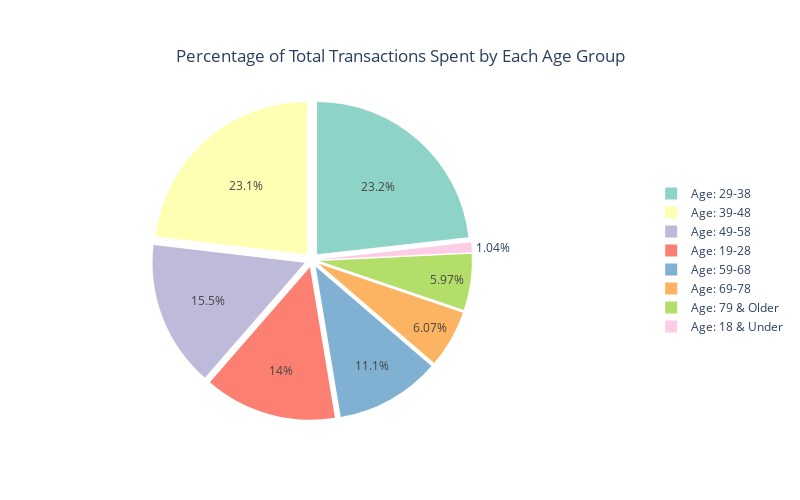

Notebook code for this chart:
### Markdown cell above
### Markdown Note: JBrooks -  visual / grpah for percentage of cc users each age group is.

### Code cell
import plotly.express as px

# Recalculate the age group counts
age_group_counts = df['age_description'].value_counts().reset_index()

# Rename columns for clarity
age_group_counts.columns = ['age_group', 'count']

# Create a pie chart using plotly.express
fig = px.pie(
    age_group_counts, 
    names='age_group', 
    values='count',  # Use 'count' since 'total_spent' is not a valid column
    title='Percentage of Total Transactions Spent by Each Age Group',
    color_discrete_sequence=px.colors.qualitative.Set3,
    height=500, width=800
)

# Add a pull parameter to "explode" the slices
fig.update_traces(pull=[0.05] * len(age_group_counts))  # Pull each slice out by 5%

# Update layout for centered title and pie chart
fig.update_layout(
    title={
        'text': 'Percentage of Total Transactions Spent by Each Age Group',
        'y': 0.90,  # position the title closer to the top
        'x': 0.5,   # center the title horizontally
        'xanchor': 'center',
        'yanchor': 'top'
    },
    legend={
        'yanchor': 'middle',  # vertical centering
        'y': 0.5,             # legend is vertically centered
        'xanchor': 'left',     # move the legend to the right side
        'x': 1.3              # move the legend further right to avoid overlapping the pie chart
    },
    margin=dict(l=100)  # adds 100px left margin to move the pie chart to the left
)

# Display the pie chart
fig.show()

### Figure 1 — Plotly figure (JSON) as saved in the notebook; plotly's stock layout.template omitted (floating-point values rounded to 4 significant figures)
{"data": [{"domain": {"x": [0, 1], "y": [0, 1]}, "hovertemplate": "age_group=%{label}<br>count=%{value}<extra></extra>", "labels": ["Age: 29-38", "Age: 39-48", "Age: 49-58", "Age: 19-28", "Age: 59-68", "Age: 69-78", "Age: 79 & Older", "Age: 18 & Under"], "legendgroup": "", "name": "", "pull": [0.05, 0.05, 0.05, 0.05, 0.05, 0.05, 0.05, 0.05], "showlegend": true, "type": "pie", "values": [300943, 300161, 200411, 181766, 143773, 78761, 77430, 13430]}], "layout": {"height": 500, "legend": {"tracegroupgap": 0, "x": 1.3, "xanchor": "left", "y": 0.5, "yanchor": "middle"}, "margin": {"l": 100}, "piecolorway": ["rgb(141,211,199)", "rgb(255,255,179)", "rgb(190,186,218)", "rgb(251,128,114)", "rgb(128,177,211)", "rgb(253,180,98)", "rgb(179,222,105)", "rgb(252,205,229)", "rgb(217,217,217)", "rgb(188,128,189)", "rgb(204,235,197)", "rgb(255,237,111)"], "title": {"text": "Percentage of Total Transactions Spent by Each Age Group", "x": 0.5, "xanchor": "center", "y": 0.9, "yanchor": "top"}, "width": 800}}
